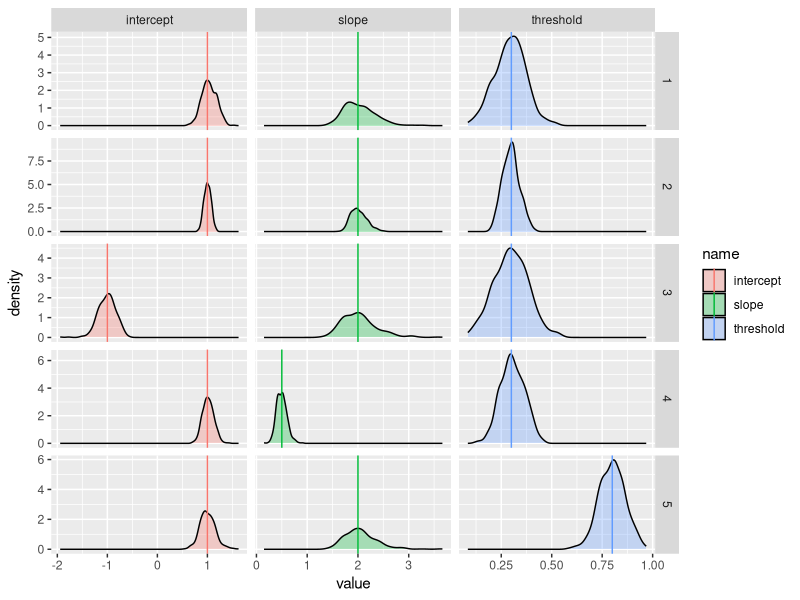
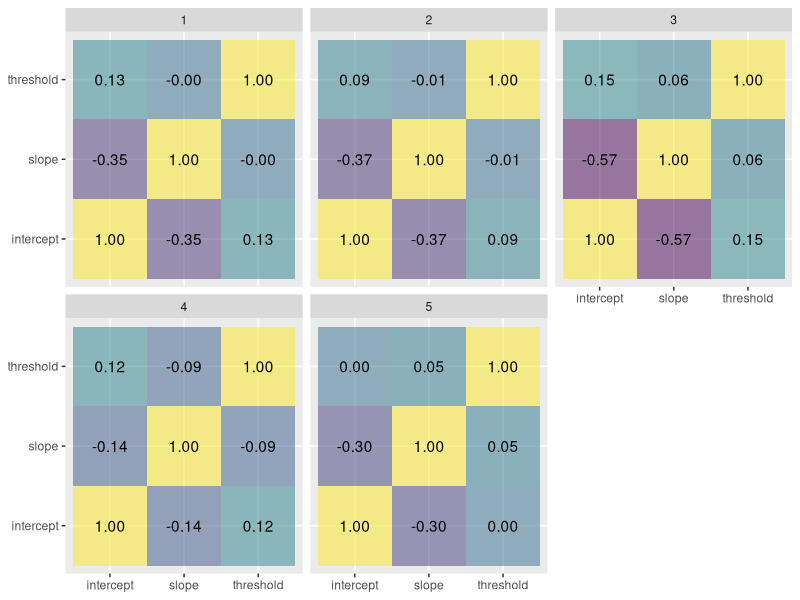

The R script that drew these images, in order:
## ---- chunk 1
library(tidyverse)
library(ordinal)
## ---- chunk 2
generate.and.estimate.ordinal.probit.regression <- function(n, intercept, slope, threshold) {
  x <- rnorm(n)
  y <- intercept + slope * x + rnorm(n)
  class <- as.factor(as.numeric(y > 0) + as.numeric(y > threshold) + as.numeric(y > 1))
  fit <- clm(
    formula = class ~ 1 + x,
    link = "probit"
  )
  result <- data.frame(
    intercept = -coef(fit)[[1]],
    slope = coef(fit)[[4]] / (coef(fit)[[3]] - coef(fit)[[1]]),
    threshold = (coef(fit)[[2]] - coef(fit)[[1]]) / (coef(fit)[[3]] - coef(fit)[[1]])
  )
  return(result)
}
## ---- chunk 3
parameters <- tibble(
  parameter.set = seq(5),
  n.data = c(200, 800, 200, 200, 200),
  intercept = c(1, 1, -1, 1, 1),
  slope = c(2, 2, 2, 0.5, 2),
  threshold = c(0.3, 0.3, 0.3, 0.3, 0.8)
)
parameters
## ---- chunk 4
estimated.parameters <- parameters %>%
  expand_grid(
    run = seq(400)
  ) %>%
  rowwise() %>%
  mutate(
    generate.and.estimate.ordinal.probit.regression(
      n = n.data,
      intercept = intercept,
      slope = slope,
      threshold = threshold
    )
  ) %>%
  ungroup()
estimated.parameters
## ---- chunk 5
ggplot() +
  geom_density(
    mapping = aes(
      x = value,
      fill = name
    ),
    data = estimated.parameters %>%
      pivot_longer(
        cols = c("intercept", "slope", "threshold")
      ),
    alpha = 0.3
  ) +
  geom_vline(
    mapping = aes(
      xintercept = value,
      col = name
    ),
    data = parameters %>%
      pivot_longer(
        cols = c("intercept", "slope", "threshold")
      )
  ) +
  facet_grid(
    cols = vars(name),
    rows = vars(parameter.set),
    scales = "free"
  )
## ---- chunk 6
ggplot(
  mapping = aes(
    x = parameter.1,
    y = parameter.2,
    fill = correlation,
    label = sprintf("%.2f", correlation)
  ),
  data = estimated.parameters %>%
    group_by(parameter.set) %>%
    reframe(
      expand_grid(
        parameter.1 = c("intercept", "slope", "threshold"),
        parameter.2 = c("intercept", "slope", "threshold")
      ),
      correlation = c(cor(data.frame(intercept, slope, threshold)))
    )
) +
  geom_tile(alpha = 0.5) +
  geom_text() +
  scale_fill_viridis_c() +
  guides(fill = "none") +
  labs(
    x = NULL,
    y = NULL
  ) +
  facet_wrap(
    facets = vars(parameter.set)
  )
